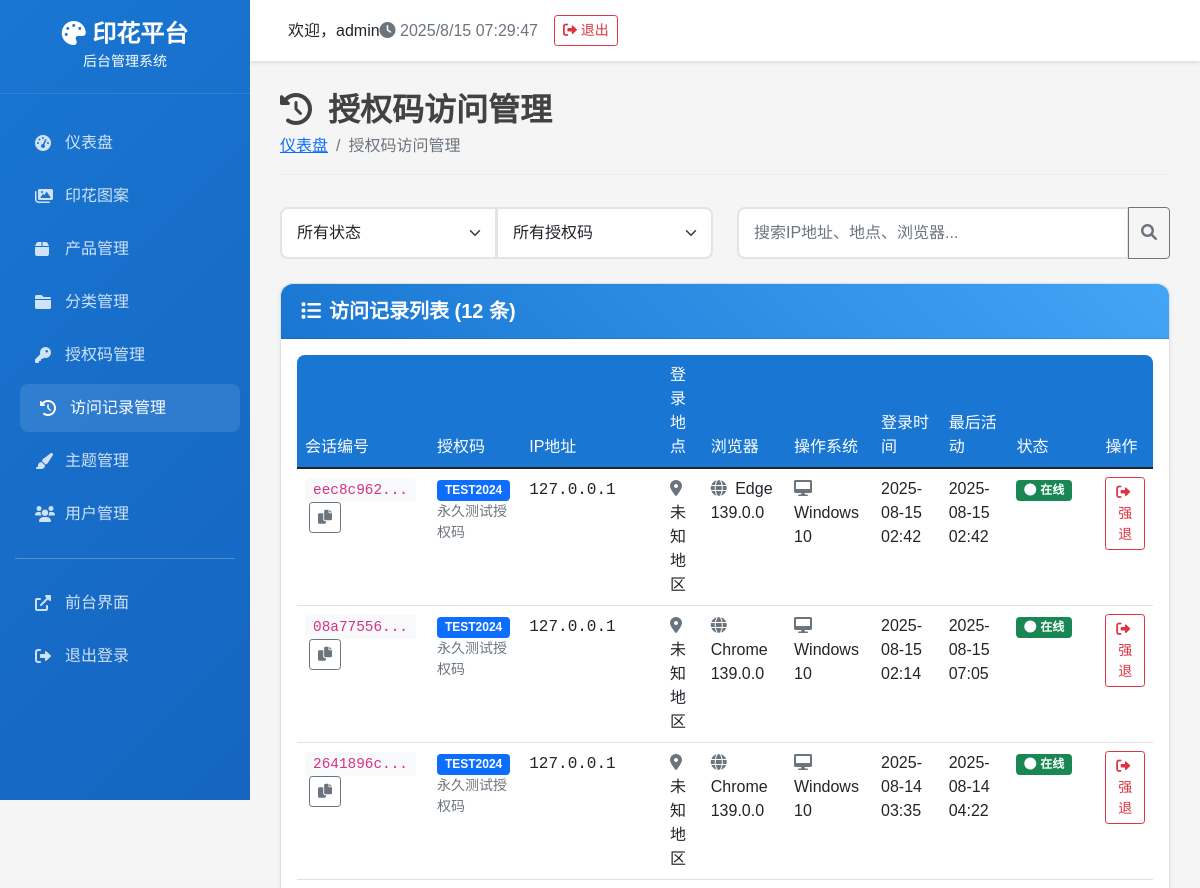
Before: /access-logs (signed in, upper part) with the older database file.
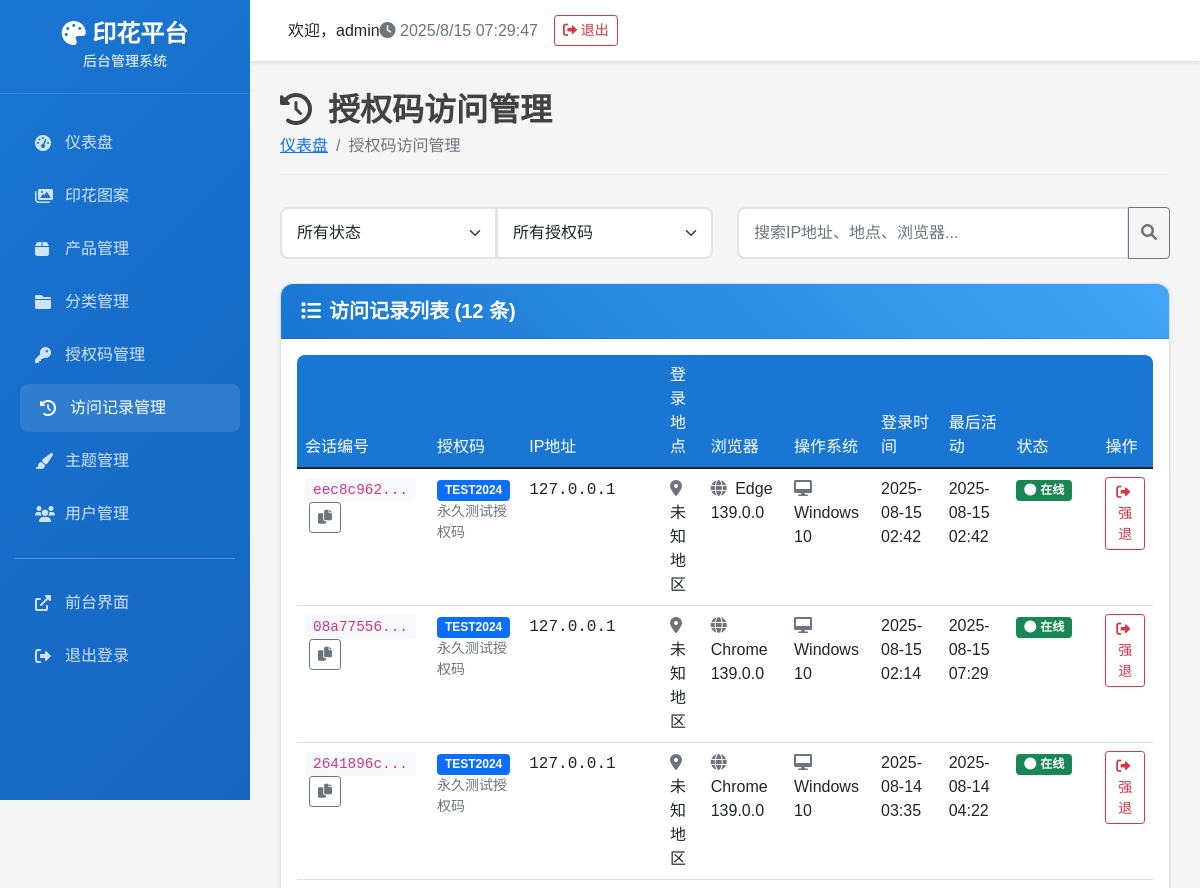
After: the same page with the newer database file.
### tables this page shows
CREATE TABLE access_logs (
        id INTEGER PRIMARY KEY AUTOINCREMENT,
        session_id TEXT NOT NULL,
        access_code TEXT NOT NULL,
        ip_address TEXT,
        location TEXT,
        browser TEXT,
        operating_system TEXT,
        login_time DATETIME DEFAULT CURRENT_TIMESTAMP,
        last_activity DATETIME DEFAULT CURRENT_TIMESTAMP,
        is_active BOOLEAN DEFAULT 1,
        logout_time DATETIME,
        FOREIGN KEY (access_code) REFERENCES access_codes (code)
    );

CREATE TABLE access_codes (
            id INTEGER PRIMARY KEY AUTOINCREMENT,
            code TEXT NOT NULL UNIQUE,
            description TEXT,
            start_date DATETIME,
            end_date DATETIME,
            is_active BOOLEAN DEFAULT 1,
            created_time DATETIME DEFAULT CURRENT_TIMESTAMP,
            usage_count INTEGER DEFAULT 0
        , expires_at DATETIME, max_uses INTEGER, used_count INTEGER DEFAULT 0);

### admin_app.py (the view)
    def decorated_function(*args, **kwargs):
        if 'admin_user_id' not in session:
            return redirect(url_for('login'))
        return f(*args, **kwargs)

### admin_app.py (called while the page is built)
def login_required(f):
    def decorated_function(*args, **kwargs):
        if 'admin_user_id' not in session:
            return redirect(url_for('login'))
        return f(*args, **kwargs)
    decorated_function.__name__ = f.__name__
    return decorated_function

@app.route('/access-logs')
@login_required
def access_logs():
    try:
        access_logs = DatabaseManager.get_access_logs() or []
    except Exception as e:
        print(f"获取访问记录失败: {e}")
        access_logs = []
    return render_template('admin/access_logs.html', access_logs=access_logs)

### backend/database.py (called while the page is built)
def get_db_connection():
    conn = sqlite3.connect(DATABASE_PATH)
    conn.row_factory = sqlite3.Row
    return conn

    @staticmethod
    def execute_query(query: str, params: tuple = ()) -> List[Dict[str, Any]]:
        conn = get_db_connection()
        cursor = conn.cursor()
        cursor.execute(query, params)
        results = [dict(row) for row in cursor.fetchall()]
        conn.close()
        return results

### templates/admin/access_logs.html (shortened to what the changed rows need)
{% extends "admin/base.html" %}
{% block content %}
<div class="page-header">
    <h1><i class="fas fa-history me-3"></i>授权码访问管理</h1>
</div>
<div class="card">
    <div class="card-body">
        {% if access_logs %}
        <div class="table-responsive">
            <table class="table table-hover">
                <thead>
                    <tr>
                        <th>会话编号</th>
                        <th>授权码</th>
                        <th>IP地址</th>
                        <th>登录地点</th>
                        <th>浏览器</th>
                        <th>操作系统</th>
                        <th>登录时间</th>
                        <th>最后活动</th>
                        <th>状态</th>
                        <th>操作</th>
                    </tr>
                </thead>
                <tbody id="logsTable">
                    {% for log in access_logs %}
                    <tr class="log-item" data-code="{{ log.access_code|lower }}" data-status="{{ log.is_active }}" data-search="{{ (log.ip_address + ' ' + log.location + ' ' + log.browser + ' ' + log.operating_system)|lower }}">
                        <td>
                            <code class="bg-light px-2 py-1 rounded">{{ log.session_id[:8] }}...</code>
                            <button class="btn btn-sm btn-outline-secondary ms-1" onclick="copyToClipboard('{{ log.session_id }}')">
                                <i class="fas fa-copy"></i>
                            </button>
                        </td>
                        <td>
                            <span class="badge bg-primary">{{ log.access_code }}</span>
                            {% if log.code_description %}
                                <small class="text-muted d-block">{{ log.code_description }}</small>
                            {% endif %}
                        </td>
                        <td>
                            <span class="text-monospace">{{ log.ip_address or '未知' }}</span>
                        </td>
                        <td>
                            <i class="fas fa-map-marker-alt text-muted me-1"></i>
                            {{ log.location or '未知地区' }}
                        </td>
                        <td>
                            <i class="fas fa-globe text-muted me-1"></i>
                            {{ log.browser or '未知浏览器' }}
                        </td>
                        <td>
                            <i class="fas fa-desktop text-muted me-1"></i>
                            {{ log.operating_system or '未知系统' }}
                        </td>
                        <td>
                            {% if log.login_time %}
                                {% if log.login_time is string %}
                                    {{ log.login_time[:16] }}
                                {% else %}
                                    {{ log.login_time.strftime('%Y-%m-%d %H:%M') }}
                                {% endif %}
                            {% else %}
                                未知
                            {% endif %}
                        </td>
                        <td>
                            {% if log.last_activity %}
                                {% if log.last_activity is string %}
                                    {{ log.last_activity[:16] }}
                                {% else %}
                                    {{ log.last_activity.strftime('%Y-%m-%d %H:%M') }}
                                {% endif %}
                            {% else %}
                                未知
                            {% endif %}
                        </td>
                        <td>
                            {% if log.is_active %}
                                <span class="badge bg-success">
                                    <i class="fas fa-circle me-1"></i>在线
                                </span>
                            {% endif %}
                        </td>
                        <td>
                            {% if log.is_active %}
                                <button class="btn btn-sm btn-outline-danger" onclick="forceLogout({{ log.id }})">
                                    <i class="fas fa-sign-out-alt me-1"></i>强退
                                </button>
                            {% else %}
                                <span class="text-muted">已离线</span>
                            {% endif %}
                        </td>
                    </tr>
                    {% endfor %}
                </tbody>
            </table>
        </div>
        {% else %}
        <div class="text-center py-5">
            <i class="fas fa-history fa-3x text-muted mb-3"></i>
            <h5 class="text-muted">暂无访问记录</h5>
            <p class="text-muted">当用户通过授权码登录时，访问记录将显示在这里</p>
        </div>
        {% endif %}
    </div>
</div>
{% endblock %}

Changed rows visible on the page:
changed access_logs (number 2 of 3 on the later page): last_activity "2025-08-15 07:05" → "2025-08-15 07:29"
